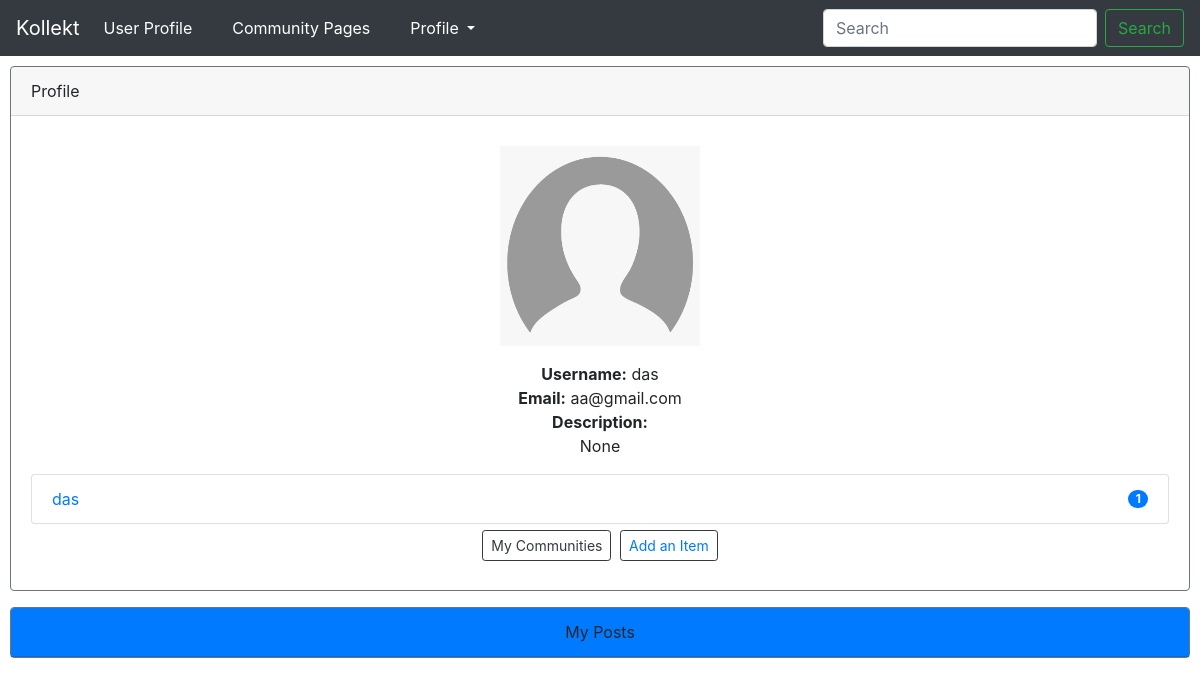
Screenshot of /userProfile (signed in) with the database file from the repository.
### kollekt/models.py (models this page shows, shortened)
class User(db.Model, UserMixin):
    id = db.Column(db.Integer, primary_key=True)
    username = db.Column(db.String(20), unique=True, nullable=False)
    email = db.Column(db.String(120), unique=True, nullable=False)
    password = db.Column(db.String(60), nullable=False)
    admin = db.Column(db.Boolean)
    profile_picture = db.Column(db.BLOB)
    bio = db.Column(db.VARCHAR)
    posts = db.relationship('Posts', backref='author', lazy=True)
    collections = db.relationship(
        'Collections', backref='collectionAuthor', lazy=True)

class Communities(db.Model):
    id = db.Column(db.Integer, primary_key=True)
    name = db.Column(db.String)
    url = db.Column(db.String)
    desc = db.Column(db.String)
    collections = db.relationship(
        'Collections', backref='communities', lazy=True)
    users = db.relationship(
        'User', secondary=users_in_community, backref='users')
    def getUsers(self):
        return self.users
    def memberCount(self):
        return len(self.users)
    def __repr__(self):
        return f'<Community "{self.url}">'

### kollekt/routes.py (the view)
@app.route("/userProfile")
def userProfile():
    users_posts = []
    all_posts = Posts.query.all()
    print(all_posts)
    all_posts.reverse()
    print(all_posts)
    for i in all_posts:
        if i.author_id == current_user.id:
            users_posts.append(i)
    print(users_posts)
    posts = Posts.query.all()
    allCommunities = Communities.query.all()
    usersCommunities = []
    if current_user.is_authenticated:
        for community in allCommunities:
            print(community)
            userlist = community.getUsers()  # waiting for method implementation
            finalUserList = []
            for i in userlist:
                finalUserList.append(i.username)
            if current_user.username in finalUserList:
                usersCommunities.append(community)
                allCommunities.remove(community)
    sampleCollections = Collections.query.all()
    sampleCommunities = Communities.query.all()
    return render_template('test.html', sampleCommunities=sampleCommunities, sampleCollections=sampleCollections,
                           usersCommunities=usersCommunities, allCommunities=allCommunities, posts=posts, user=current_user, users_posts=users_posts)

### kollekt/models.py (called while the page is built)
@login_manager.user_loader
def load_user(user_id):
    return User.query.get(int(user_id))

### kollekt/templates/test.html (shortened to what this page needs)
{% extends "layout.html" %} {% block content %}
<div class="card border-secondary mb-3" style="margin-left: 10px; margin-right: 10px;
margin-top: 10px;">
    <div class="card-header">
        Profile
    </div>
    <div class="card-body" style="text-align: center">
        <p style="text-align: center; margin-top: 10px">
            <img
                    height="200px"
                    src="../static/default_user.png"
                    width="200px"
            />
        </p>
        <strong>Username:</strong> {{ current_user.username }}<br/>
        <strong>Email:</strong> {{ current_user.email }}<br/>
        <strong>Description:</strong><br/>
        <p style="margin-left: 300px; margin-right: 300px"> {{ current_user.bio }}</p>
        {% for i in usersCommunities %}
            <a href="/community/{{ i.url }}">
              <li
                class="list-group-item d-flex justify-content-between align-items-center"
              >
                {{ i.name }}
                <span class="badge badge-primary badge-pill"
                  >{{ i.memberCount() }}</span
                >
              </li>
            </a>
        {% endfor %}
        <h2>
        <button class="btn btn-sm btn-outline-dark" type="button"> My Communities </button>
        <button class="btn btn-sm btn-outline-dark" type="button"> <a href="/addItem">Add an Item</a> </button>
        </div>
    </div>
    <div class="card border-secondary mb-3" style="margin-left: 10px; margin-right: 10px;
    margin-top: 12px; text-align: center;">
        <div class="card-header bg-primary" style="text-align: center">
            My Posts
        </div>
        </div>
    {%endblock content %}

### rows the page displays
User: username "das", email "aa@gmail.com", bio "None"
Communities: name "das", memberCount "1"
